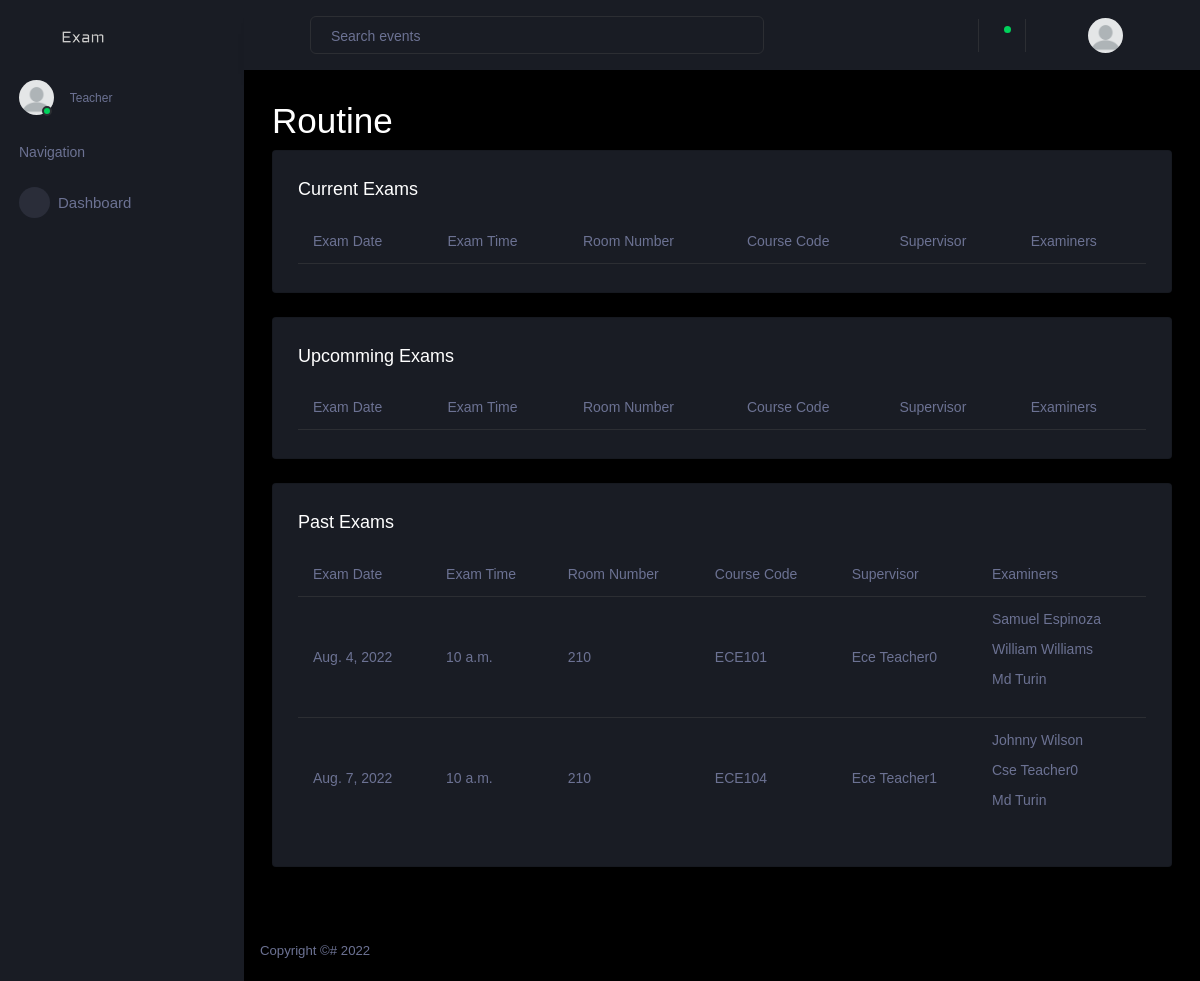
The page /user/full-routine (signed in) on the database as committed earlier.
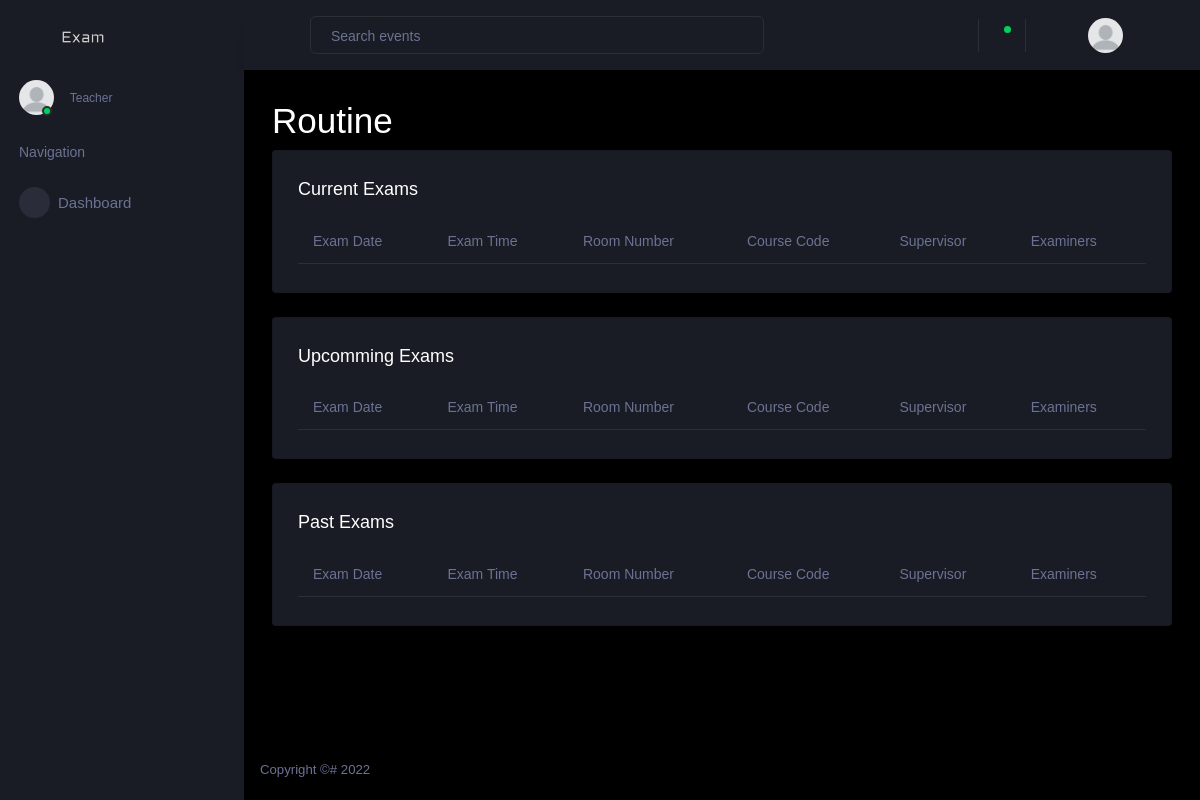
The same page on the database as committed later.
### account/models.py (models this page shows, shortened)
class Exam(models.Model):
    exam_date = models.DateField()
    exam_time = models.TimeField()
    room_number = models.IntegerField()
    faculty = models.ForeignKey(
        Faculty, on_delete=models.DO_NOTHING, related_name='+')
    course = models.ForeignKey(
        Course, on_delete=models.DO_NOTHING, related_name='+')
    examiners = models.ManyToManyField(Teacher, related_name='+')
    supervisor = models.ForeignKey(
        Teacher, on_delete=models.DO_NOTHING, related_name='supervisor')
    routine = models.ForeignKey(
        Routine, on_delete=models.CASCADE, null=False, default=1)

class Teacher(models.Model):
    user = models.OneToOneField(
        User, on_delete=models.CASCADE, primary_key=True)
    title = models.CharField(max_length=255, null=False,
                             choices=TEACHER_TITLE_CHOICES, default='None')
    contact_number = models.CharField(null=False, unique=True, max_length=255)
    profile_picture = models.ImageField(
        upload_to=get_profile_pictures_directory, blank=True, null=True)
    department = models.ForeignKey(Department, on_delete=models.DO_NOTHING)
    is_available = models.BooleanField(default=True)
    total_creadits = models.DecimalField(
        max_digits=10, decimal_places=2, default=0)
    def __str__(self) -> str:
        return self.user.first_name + " " + self.user.last_name

### dashboard/models.py (models this page shows)
class Course(models.Model):
    code = models.CharField(max_length=255, null=False)
    credits = models.DecimalField(null=False, max_digits=4, decimal_places=2)
    department = models.ForeignKey(
        Department, on_delete=models.CASCADE, null=False)
    is_sessional = models.BooleanField(null=False, default=False)
    level = models.CharField(max_length=1, null=False,
                             choices=LEVEL_CHOICES, default='1')
    name = models.CharField(max_length=255, null=False)
    semester = models.CharField(
        max_length=2, null=False, choices=SEMESTER_CHOICES, default='I')
    def __str__(self) -> str:
        return f"{ self.code }"

### dashboard/views.py (the view)
# urls.py: path('full-routine', full_routine, name='full-routine'),
def full_routine(request):
    context = get_context(request, True)
    return render(request, 'full-routine.html', context)

### dashboard/views.py (called while the page is built)
def is_dean(user):
    try:
        teacher = Teacher.objects.get(user=user)
    except Teacher.DoesNotExist:
        return None
    deans = Dean.objects.filter(teacher=teacher).order_by('-joined')[:1]
    if len(deans) != 1:
        return None
    return deans[0]

def is_staff(user):
    try:
        staff = Staff.objects.get(user=user)
    except Staff.DoesNotExist:
        return None
    return staff

def is_teacher(user):
    try:
        teacher = Teacher.objects.get(user=user)
    except Teacher.DoesNotExist:
        return None
    return teacher

def get_exams(approved_routines, teacher=None):
    past = []
    current = []
    upcomming = []
    today = date.today()
    for routine in approved_routines:
        exams = routine.exam_set.all()
        if teacher:
            exams = filter(lambda exam: teacher in exam.examiners.all()
                           or teacher == exam.supervisor, exams)
        for exam in exams:
            if exam.exam_date == today:
                current.append(exam)
            elif exam.exam_date < today:
                past.append(exam)
            else:
                upcomming.append(exam)
    return current, past, upcomming

def get_notification(user):
    return Notification.objects.filter(user=user, marked_read=False).all()

### dashboard/templates/full-routine.html (shortened to what this page needs)
{% extends "dashboard-base.html" %}
{% load static %}
{% block content %}
<h1>Routine</h1>
<div class="row">
  <div class="col-12 grid-margin">
    <div class="card">
      <div class="card-body">
        <h4 class="card-title">Current Exams</h4>
        <div class="table-responsive">
          <table class="table">
            <thead>
              <tr>
                <th>Exam Date</th>
                <th>Exam Time</th>
                <th>Room Number</th>
                <th>Course Code</th>
                <th>Supervisor</th>
                <th>Examiners</th>
              </tr>
            </thead>
          </table>
        </div>
      </div>
    </div>
  </div>
</div>
<div class="row">
  <div class="col-12 grid-margin">
    <div class="card">
      <div class="card-body">
        <h4 class="card-title">Upcomming Exams</h4>
        <div class="table-responsive">
          <table class="table">
            <thead>
              <tr>
                <th>Exam Date</th>
                <th>Exam Time</th>
                <th>Room Number</th>
                <th>Course Code</th>
                <th>Supervisor</th>
                <th>Examiners</th>
              </tr>
            </thead>
          </table>
        </div>
      </div>
    </div>
  </div>
</div>
<div class="row">
  <div class="col-12 grid-margin">
    <div class="card">
      <div class="card-body">
        <h4 class="card-title">Past Exams</h4>
        <div class="table-responsive">
          <table class="table">
            <thead>
              <tr>
                <th>Exam Date</th>
                <th>Exam Time</th>
                <th>Room Number</th>
                <th>Course Code</th>
                <th>Supervisor</th>
                <th>Examiners</th>
              </tr>
            </thead>
            <tbody>
              {% for exam in past_exams %}
              <tr>
                <td>{{ exam.exam_date }}</td>
                <td>{{ exam.exam_time }}</td>
                <td>{{ exam.room_number }}</td>
                <td>{{ exam.course }}</td>
                <td>{{ exam.supervisor }}</td>
                <td>
                  {% for teacher in exam.examiners.all %}
                  <p> {{ teacher }} </p>
                  {% endfor %}
                </td>
              </tr>
              {% endfor %}
            </tbody>
          </table>
        </div>
      </div>
    </div>
  </div>
</div>
{% endblock content %}

### dashboard/templates/dashboard-base.html (shortened to what this page needs)
{% load static %}
<!DOCTYPE html>
<html lang="en">
<head>
  <link rel="stylesheet" href="{% static 'dashboard/vendors/mdi/css/materialdesignicons.min.css' %}" />
  <link rel="stylesheet" href="{% static 'dashboard/vendors/css/vendor.bundle.base.css' %}" />
  <link rel="stylesheet" href="{% static 'dashboard/vendors/jvectormap/jquery-jvectormap.css' %}" />
  <link rel="stylesheet" href="{% static 'dashboard/vendors/flag-icon-css/css/flag-icon.min.css' %}" />
  <link rel="stylesheet" href="{% static 'dashboard/vendors/owl-carousel-2/owl.carousel.min.css' %}" />
  <link rel="stylesheet" href="{% static 'dashboard/vendors/owl-carousel-2/owl.theme.default.min.css' %}" />
  <link rel="stylesheet" href="{% static 'dashboard/css/style.css' %}" />
</head>
<body>
  <div class="container-scroller">
    <nav class="sidebar sidebar-offcanvas" id="sidebar">
      <div class="sidebar-brand-wrapper d-none d-lg-flex align-items-center justify-content-center fixed-top">
        <a class="sidebar-brand brand-logo" href="#">
          <img src="{% static 'dashboard/images/logo.svg' %}" alt="logo" />
        </a>
      </div>
      <ul class="nav">
        <li class="nav-item profile">
          <div class="profile-desc">
            <div class="profile-pic">
              <div class="count-indicator">
                {% if user.profile_picture %}
                <img class="img-xs rounded-circle" src="{{ user.profile_picture.url }}" />
                {% else %}
                <img class="img-xs rounded-circle" src="{% static 'dashboard/images/dummy.png' %}" />
                {% endif %}
                <span class="count bg-success"></span>
              </div>
              <div class="profile-name">
                <span>
                  {% if if_staff %}
                  Staff
                  {% elif if_dean %}
                  Dean
                  {% else %}
                  Teacher
                  {% endif %}
                </span>
              </div>
            </div>
          </div>
        </li>
        <li class="nav-item nav-category">
          <span class="nav-link">Navigation</span>
        </li>
        <li class="nav-item menu-items">
          <a class="nav-link" href="{% url 'dashboard-page' %}">
            <span class="menu-icon">
              <i class="mdi mdi-speedometer"></i>
            </span>
            <span class="menu-title">Dashboard</span>
          </a>
        </li>
      </ul>
    </nav>
    <div class="container-fluid page-body-wrapper">
      <nav class="navbar p-0 fixed-top d-flex flex-row">
        <div class="navbar-menu-wrapper flex-grow d-flex align-items-stretch">
          <button class="navbar-toggler navbar-toggler align-self-center" type="button" data-toggle="minimize">
            <span class="mdi mdi-menu"></span>
          </button>
          <ul class="navbar-nav w-100">
            <li class="nav-item w-100">
              <form class="nav-link mt-2 mt-md-0 d-none d-lg-flex search" method="post"
                action="{% url 'search-page' %}">
                <input type="text" name="search" class="form-control" placeholder="Search events" />
              </form>
            </li>
          </ul>
          <ul class="navbar-nav navbar-nav-right">
            <li class="nav-item nav-settings d-none d-lg-block">
              <a class="nav-link" href="#">
                <i class="mdi mdi-view-grid"></i>
              </a>
            </li>
            <li class="nav-item dropdown border-left">
              <a class="nav-link count-indicator dropdown-toggle" id="messageDropdown" href="#" data-toggle="dropdown"
                aria-expanded="false">
                <i class="mdi mdi-email"></i>
                <span class="count bg-success"></span>
              </a>
            </li>
            <li class="nav-item dropdown border-left">
              <a class="nav-link count-indicator dropdown-toggle" id="notificationDropdown" href="#"
                data-toggle="dropdown">
                <i class="mdi mdi-bell"></i>
              </a>
            </li>
            <li class="nav-item dropdown">
              <a class="nav-link" id="profileDropdown" href="#" data-toggle="dropdown">
                <div class="navbar-profile">
                  {% if user.profile_picture %}
                  <img class="img-xs rounded-circle" src="{{ user.profile_picture.url }}" />
                  {% else %}
                  <img class="img-xs rounded-circle" src="{% static 'dashboard/images/dummy.png' %}" />
                  {% endif %}
                  <i class="mdi mdi-menu-down d-none d-sm-block pl-3"></i>
                </div>
              </a>
            </li>
          </ul>
        </div>
      </nav>
      <div class="main-panel">
        <div class="content-wrapper">
          {% block content %}{% endblock %}
        </div>
        <footer class="footer">
          <div class="d-sm-flex justify-content-center justify-content-sm-between">
            <span class="text-muted d-block text-center text-sm-left d-sm-inline-block">Copyright ©# 2022</span>
          </div>
        </footer>
      </div>
    </div>
  </div>
</body>
</html>

Rows that differ between the two databases and show on the page:
removed Exam: exam_date "Aug. 4, 2022", exam_time "10 a.m.", room_number "210", course "ECE101", supervisor "Ece Teacher0"
removed Teacher: user_id.last_name "Samuel Espinoza", shown under "Aug. 4, 2022"
removed Teacher: user_id.last_name "William Williams", shown under "Aug. 4, 2022"
removed Teacher: user_id.last_name "Md Turin"
removed Exam: exam_date "Aug. 7, 2022", exam_time "10 a.m.", room_number "210", course "ECE104", supervisor "Ece Teacher1"
removed Teacher: user_id.last_name "Johnny Wilson", shown under "Aug. 7, 2022"
removed Teacher: user_id.last_name "Cse Teacher0", shown under "Aug. 7, 2022"
